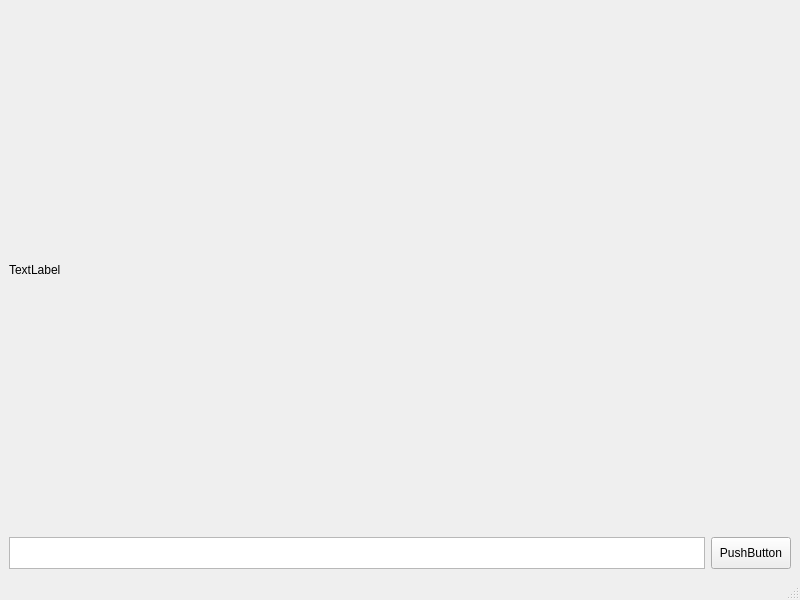
<?xml version="1.0" encoding="UTF-8"?>
<ui version="4.0">
 <class>MainWindow</class>
 <widget class="QMainWindow" name="MainWindow">
  <property name="geometry">
   <rect>
    <x>0</x>
    <y>0</y>
    <width>800</width>
    <height>600</height>
   </rect>
  </property>
  <property name="windowTitle">
   <string>MainWindow</string>
  </property>
  <widget class="QWidget" name="centralwidget">
   <layout class="QVBoxLayout" name="verticalLayout">
    <item>
     <layout class="QHBoxLayout" name="horizontalLayout">
      <item>
       <layout class="QVBoxLayout" name="verticalLayout_2">
        <item>
         <widget class="QLabel" name="lb_video_area">
          <property name="minimumSize">
           <size>
            <width>160</width>
            <height>120</height>
           </size>
          </property>
          <property name="text">
           <string>TextLabel</string>
          </property>
         </widget>
        </item>
        <item>
         <layout class="QHBoxLayout" name="horizontalLayout_2">
          <item>
           <widget class="QPlainTextEdit" name="t_url">
            <property name="maximumSize">
             <size>
              <width>16777215</width>
              <height>32</height>
             </size>
            </property>
           </widget>
          </item>
          <item>
           <widget class="QPushButton" name="pushButton">
            <property name="minimumSize">
             <size>
              <width>0</width>
              <height>32</height>
             </size>
            </property>
            <property name="text">
             <string>PushButton</string>
            </property>
           </widget>
          </item>
         </layout>
        </item>
       </layout>
      </item>
     </layout>
    </item>
   </layout>
  </widget>
  <widget class="QMenuBar" name="menubar">
   <property name="geometry">
    <rect>
     <x>0</x>
     <y>0</y>
     <width>800</width>
     <height>20</height>
    </rect>
   </property>
  </widget>
  <widget class="QStatusBar" name="statusbar"/>
 </widget>
 <resources/>
 <connections/>
</ui>
